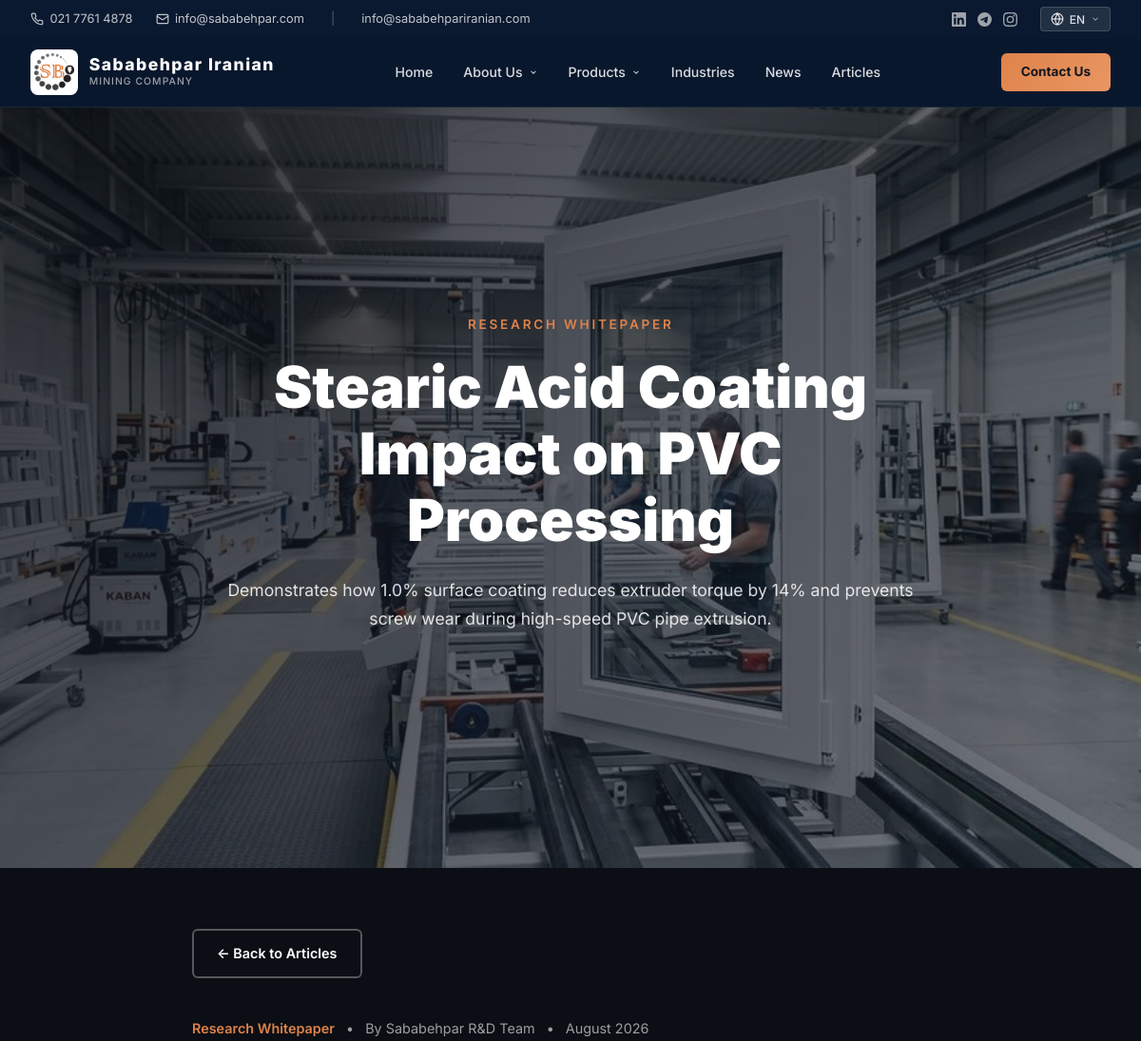
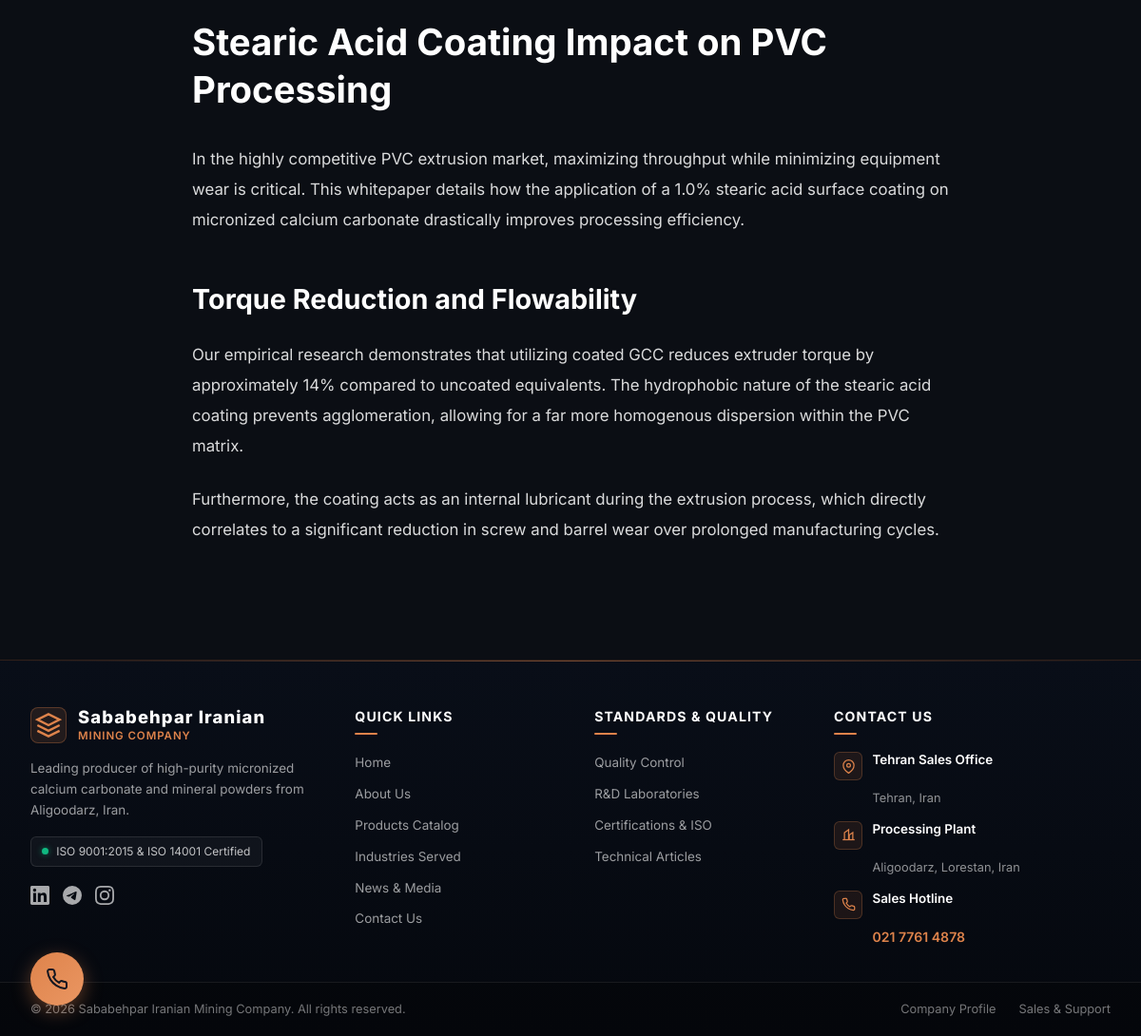
Screenshot of /articles/article-1/ with the database file from the repository (2 pictures, top to bottom).
### news/models.py (models this page shows, shortened)
class TechnicalArticle(models.Model):
    title = models.CharField(max_length=255)
    title_fa = models.CharField(max_length=255, blank=True, null=True, verbose_name="Title (Farsi)")
    slug = models.SlugField(unique=True, max_length=255)
    author = models.CharField(max_length=150, default="Sababehpar R&D Team")
    summary = models.TextField()
    summary_fa = models.TextField(blank=True, null=True, verbose_name="Summary (Farsi)")
    content = models.TextField()
    content_fa = models.TextField(blank=True, null=True, verbose_name="Content (Farsi)")
    pdf_file = models.FileField(upload_to='technical_papers/', blank=True, null=True)
    cover_image = models.ImageField(upload_to='article_covers/', blank=True, null=True)
    is_published = models.BooleanField(default=True)
    created_at = models.DateTimeField(auto_now_add=True)
    class Meta:
        ordering = ['-created_at']
        verbose_name = 'Technical Article'
        verbose_name_plural = 'Technical Articles'
    @property
    def display_title(self):
        from django.utils import translation
        lang = translation.get_language()
        if lang and lang.startswith('fa') and self.title_fa:
            return self.title_fa
        return self.title
    @property
    def display_summary(self):
        from django.utils import translation
        lang = translation.get_language()
        if lang and lang.startswith('fa') and self.summary_fa:
            return self.summary_fa
        return self.summary
    @property
    def display_content(self):
        from django.utils import translation
        lang = translation.get_language()
        if lang and lang.startswith('fa') and self.content_fa:
            return self.content_fa
        return self.content

### news/views.py (the view)
# urls.py: path('articles/article-1/', news_views.article_1, name='article_1'),
def article_1(request):
    return article_detail(request, 'article-1')

### news/views.py (called while the page is built)
def article_detail(request, slug):
    clean_slug = slug.replace('.html', '')
    article = TechnicalArticle.objects.filter(slug=clean_slug, is_published=True).first()
    if not article:
        article = TechnicalArticle.objects.filter(slug=clean_slug).first()
    return render(request, 'articles/detail.html', {'article': article})

### templates/articles/detail.html (shortened to what this page needs)
{% extends 'base.html' %}
{% load static %}
{% block content %}
    <section class="hero">
        <div class="hero__slideshow">
            <div class="hero__slide active" style="background-image: url('{% if article.cover_image %}{{ article.cover_image.url }}{% else %}{% static 'images/ind_pvc.webp' %}{% endif %}'); background-size: cover; background-position: center;">
                <div class="hero__overlay"></div>
            </div>
        </div>
        <div class="hero__content">
            <span class="hero__tag" id="article-hero-badge">RESEARCH WHITEPAPER</span>
            <h1 class="hero__title" id="article-hero-title" data-en="{{ article.title }}" data-fa="{{ article.title_fa|default:article.title }}">
                {{ article.display_title }}
            </h1>
            {% if article.summary or article.summary_fa %}
            <p class="hero__description" id="article-hero-desc" data-en="{{ article.summary }}" data-fa="{{ article.summary_fa|default:article.summary }}">
                {{ article.display_summary }}
            </p>
            {% endif %}
        </div>
    </section>
    <section class="article-body" style="background: #0B0E14; padding: 4rem 0 6rem;">
        <div class="container" style="max-width: 860px; margin: 0 auto;">
            <a href="{% url 'articles_list' %}" class="btn btn--outline-dark" id="back-to-articles" data-en="← Back to Articles" data-fa="← بازگشت به مقالات" style="margin-bottom: 2.5rem; display: inline-flex; align-items: center; gap: 0.5rem;">{% if LANGUAGE_CODE == 'fa' %}← بازگشت به مقالات{% else %}← Back to Articles{% endif %}</a>
            <div class="article-meta" style="display: flex; gap: 0.75rem; align-items: center; margin-bottom: 1.25rem; color: rgba(255,255,255,0.6); font-size: 0.9rem;">
                <span style="color: var(--color-accent); font-weight: 600;">Research Whitepaper</span>
                <span>•</span>
                <span>By {{ article.author|default:"Sababehpar R&D Team" }}</span>
                <span>•</span>
                <span>{{ article.created_at|date:"F Y" }}</span>
            </div>
            <h1 style="color: #FFF; font-size: 2.4rem; margin-bottom: 2rem; line-height: 1.3;" data-en="{{ article.title }}" data-fa="{{ article.title_fa|default:article.title }}">{{ article.display_title }}</h1>
            <div class="article-body-content" data-en="{{ article.content|safe }}" data-fa="{{ article.content_fa|default:article.content|safe }}" style="color: rgba(255,255,255,0.85); font-size: 1.05rem; line-height: 1.9;">
                {{ article.display_content|safe }}
            </div>
        </div>
    </section>
{% endblock %}

### static/css/styles.css (style rules this page uses)
:root { --color-accent: #de834b; --color-accent-light: #ea9662; --color-accent-dark: #c5723a; --color-accent-rgb: 222, 131, 75; --gradient-accent: linear-gradient(135deg, var(--color-accent-light), var(--color-accent)); --gradient-accent-reverse: linear-gradient(135deg, var(--color-accent), var(--color-accent-light)); --gradient-accent-text: linear-gradient(135deg, var(--color-accent-light), var(--color-accent), var(--color-accent-dark)); --bg-main: #0B0E14; --bg-navy: #0A192F; --bg-card: #18253D; --text-primary: #ffffff; --text-muted: rgba(255, 255, 255, 0.7); }
*, *::before, *::after { margin: 0; padding: 0; box-sizing: border-box; }
html { scroll-behavior: smooth; font-size: 16px; }
body { font-family: 'Inter', -apple-system, BlinkMacSystemFont, 'Segoe UI', sans-serif; color: rgba(255, 255, 255, 0.85); background-color: var(--bg-main); line-height: 1.6; overflow-x: hidden; -webkit-font-smoothing: antialiased; -moz-osx-font-smoothing: grayscale; }
.container { max-width: 1280px; margin: 0 auto; padding: 0 2rem; }
.btn { display: inline-flex; align-items: center; gap: 0.5rem; font-family: inherit; font-size: 0.9rem; font-weight: 600; border-radius: 6px; padding: 0.85rem 1.75rem; cursor: pointer; transition: all 0.3s ease; border: none; }
.btn--outline-dark { background: transparent; color: #ffffff; border: 2px solid rgba(255, 255, 255, 0.3); padding: 0.7rem 1.5rem; }
.hero { position: relative; height: 100vh; min-height: 600px; max-height: 900px; display: flex; align-items: center; justify-content: center; overflow: hidden; }
.hero__slideshow { position: absolute; inset: 0; z-index: 0; }
.hero__slide { position: absolute; inset: 0; background-size: cover; background-position: center; opacity: 0; transition: opacity 1.2s ease-in-out; }
.hero__slide.active { opacity: 1; }
.hero__overlay { position: absolute; inset: 0; background: linear-gradient(135deg, rgba(11, 14, 20, 0.85) 0%, rgba(18, 22, 32, 0.7) 40%, rgba(18, 22, 32, 0.55) 100%); }
.hero__content { position: relative; z-index: 2; text-align: center; color: #ffffff; max-width: 800px; padding: 0 2rem; }
.hero__tag { font-size: 0.85rem; font-weight: 600; letter-spacing: 0.2em; text-transform: uppercase; color: var(--color-accent); margin-bottom: 1.25rem; display: inline-block; opacity: 0; transform: translateY(24px); animation: heroTextReveal 0.8s cubic-bezier(0.16, 1, 0.3, 1) forwards 0.2s; }
.hero__title { font-size: clamp(2.2rem, 5.5vw, 3.8rem); font-weight: 900; line-height: 1.15; color: #ffffff; margin-bottom: 1.5rem; opacity: 0; transform: translateY(28px); animation: heroTextReveal 0.9s cubic-bezier(0.16, 1, 0.3, 1) forwards 0.4s; }
.hero__description { font-size: 1.1rem; line-height: 1.7; color: rgba(255, 255, 255, 0.85); margin-bottom: 2rem; opacity: 0; transform: translateY(32px); animation: heroTextReveal 1s cubic-bezier(0.16, 1, 0.3, 1) forwards 0.6s; }
.article-meta { display: flex; align-items: center; gap: 1rem; color: rgba(255,255,255,0.5); font-size: 0.9rem; margin-bottom: 1rem; }
.article-body { background: #05080E; padding: 4rem 0; color: rgba(255,255,255,0.8); font-size: 1.1rem; line-height: 1.8; }
.article-body h2 { color: #FFF; font-size: 1.8rem; margin: 2.5rem 0 1rem; }
.article-body p { margin-bottom: 1.5rem; }

### rows the page displays
TechnicalArticle: display_title "Stearic Acid Coating Impact on PVC Processing", display_summary "Demonstrates how 1.0% surface coating reduces extruder torque by 14% and prevents screw wear during high-speed PVC pipe extrusion.", author "Sababehpar R&D Team", created_at "August 2026", display_content "In the highly competitive PVC extrusion market, maximizing throughput while minimizing equipment wear is critical. This whitepaper details how the application of a 1.0% stearic acid surface coating on micronized calcium carbonate drastically improves processing efficiency. Torque Reduction and Flowability Our empirical research demonstrates that utilizing coated GCC reduces extruder torque by approximately 14% compared to uncoated equivalents. The hydrophobic nature of the stearic acid coating prevents agglomeration, allowing for a far more homogenous dispersion within the PVC matrix. Furthermore, the coating acts as an internal lubricant during the extrusion process, which directly…"
